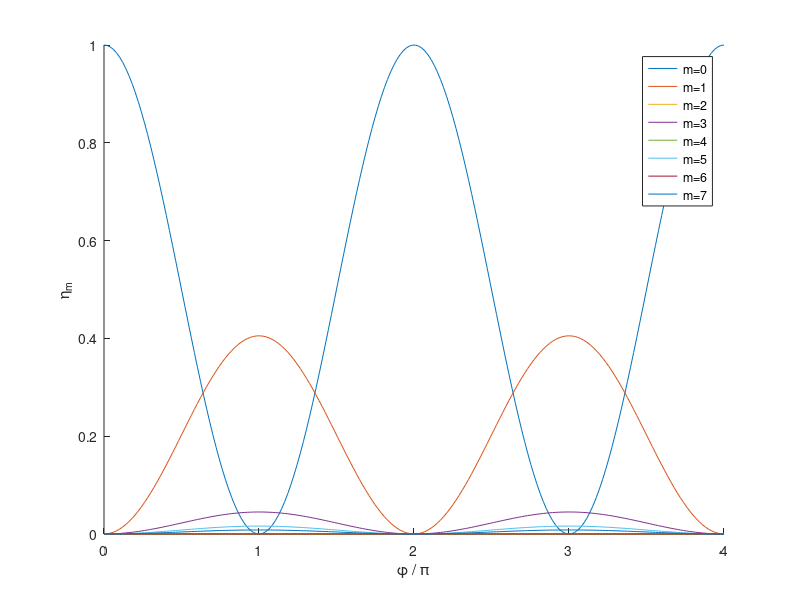

Write MATLAB code to recreate this figure.
clear

phi_v=linspace(0,4,200)*pi;
mv=[0:7];
%mv(1)=0.00001;

mylegend={};

figure
hold on
for indm=1:length(mv)
  m=mv(indm);
  if(m==0)
    T_m=0.5*(1+exp(1i*phi_v));
  else
    T_m=1/(1i*2*pi*m).*(1-(-1)^m).*(1-exp(1i*phi_v));
  end
  eta_m=abs(T_m).^2;
  plot(phi_v/pi, eta_m);
  mylegend{indm}=['m=',num2str(m)];
end
legend(mylegend)
xlabel('\phi / \pi')
ylabel('\eta_m')